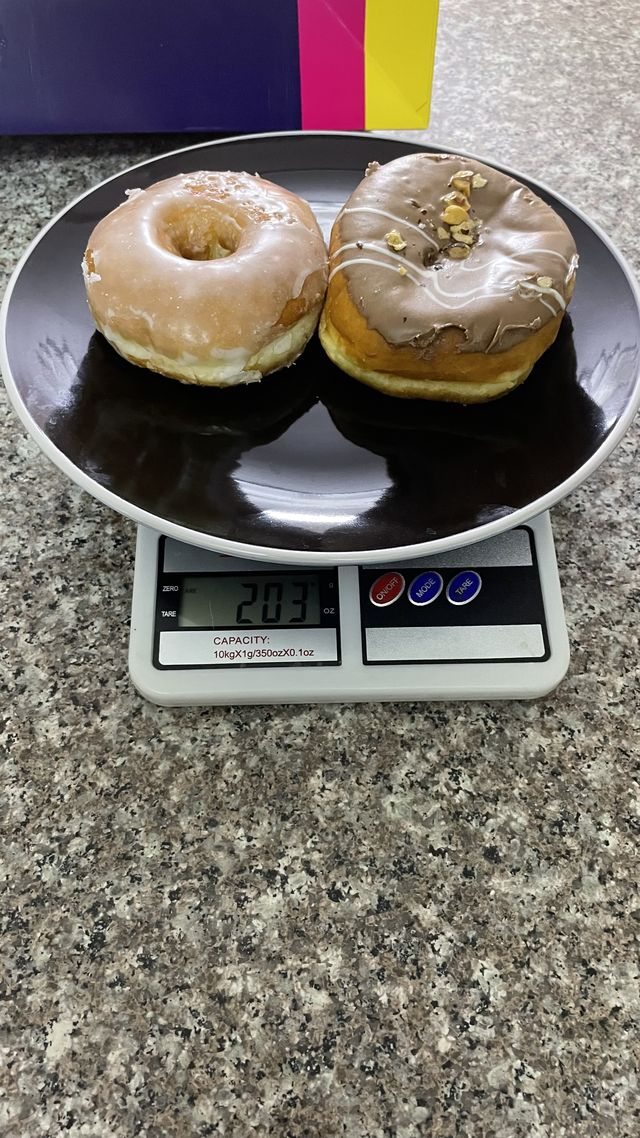
#> input picture backend/data/weighed/images/donuts_203.jpg, 640 x 1138 px
$ python -i card_reference_prototype.py   (imports and definitions only)
#> lines starting #> are read from the running program, lines starting #| are printed output that depends on the picture; after the words box and inside, x2 and y2 are one past the last pixel; in counts of white or black regions, pixels touching at a corner belong together
#> further down, picture is the input picture: shape (1138, 640, 3); mean B, G, R 106.3, 114.2, 121.2
"""Prototype: find an ISO/IEC 7810 ID-1 card (85.60 x 53.98 mm) by geometry alone.

No training. A card is a rigid rectangle whose aspect ratio is fixed at 1.5857,
so the detector is: find quadrilaterals -> keep the ones whose rotated bounding
box has that ratio -> report the long edge in pixels.

The whole risk is FALSE POSITIVES: a wrong "card" is a confidently wrong ruler,
which is worse than no ruler. So this is tuned to be strict and is measured
against photos containing no card at all.
"""
import cv2
import numpy as np

CARD_LONG_MM, CARD_SHORT_MM = 85.60, 53.98
CARD_RATIO = CARD_LONG_MM / CARD_SHORT_MM  # 1.5857


def find_cards(bgr, ratio_tol=0.12, min_frac=0.0008, max_frac=0.08, solidity_min=0.90):
#> called with ratio_tol = 0.12, min_frac = 0.0008, max_frac = 0.08, solidity_min = 0.9
    h, w = bgr.shape[:2]
    frame = float(h * w)
    gray = cv2.cvtColor(bgr, cv2.COLOR_BGR2GRAY)
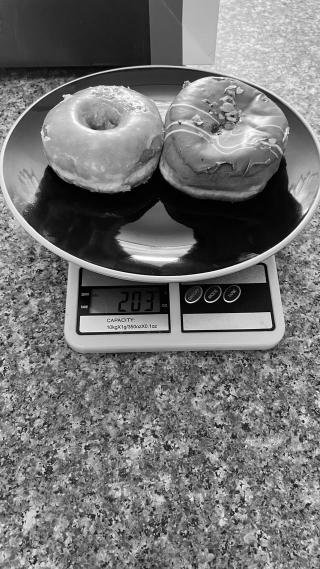
#> gray: shape (1138, 640) (shown at 1/2 size); min 0, max 255, mean 115.4
    gray = cv2.bilateralFilter(gray, 9, 75, 75)

    out = []
    # Multiple thresholds: a card may be lighter or darker than the surface, and
    # a single Canny setting misses low-contrast cards.
    edge_sets = [cv2.Canny(gray, lo, hi) for lo, hi in ((30, 90), (50, 150), (75, 200))]
#> edge_sets = 3 items
    for edges in edge_sets:
        edges = cv2.morphologyEx(
            edges, cv2.MORPH_CLOSE, cv2.getStructuringElement(cv2.MORPH_RECT, (5, 5))
        )
        contours, _ = cv2.findContours(edges, cv2.RETR_LIST, cv2.CHAIN_APPROX_SIMPLE)
        for c in contours:
            area = cv2.contourArea(c)
            if not (min_frac * frame <= area <= max_frac * frame):
                continue
            peri = cv2.arcLength(c, True)
            approx = cv2.approxPolyDP(c, 0.02 * peri, True)
            if len(approx) != 4 or not cv2.isContourConvex(approx):
                continue
            # Solidity guards against ragged edge fragments that happen to have
            # four vertices.
            hull_area = cv2.contourArea(cv2.convexHull(approx))
            if hull_area <= 0 or area / hull_area < solidity_min:
                continue
            (_cx, _cy), (rw, rh), _ang = cv2.minAreaRect(approx)
            if min(rw, rh) < 12:
                continue
            ratio = max(rw, rh) / max(min(rw, rh), 1e-6)
            if abs(ratio - CARD_RATIO) / CARD_RATIO > ratio_tol:
                continue
            out.append(
                {
                    "long_px": float(max(rw, rh)),
                    "ratio": float(ratio),
                    "area_px": float(area),
                    "box": np.int32(cv2.boxPoints(((_cx, _cy), (rw, rh), _ang))),
                }
            )
#> this loop made 3 passes
#> pass 1, in find_cards, `edges = cv2.morphologyEx( edges, cv2.MORPH_CLOSE, cv2.getStructuringEl..`:
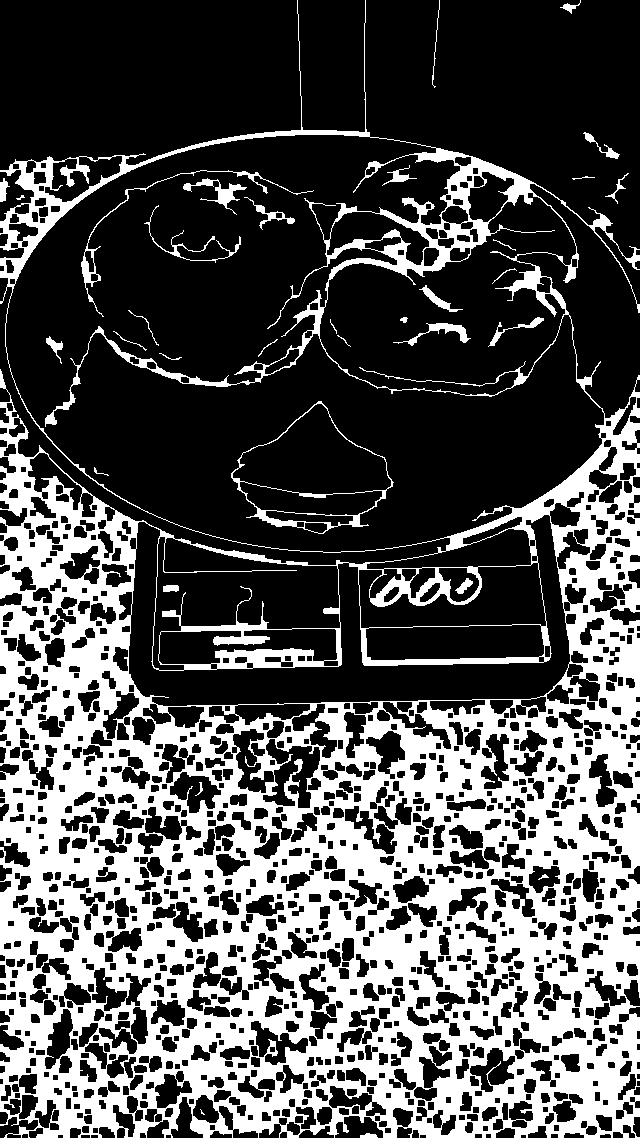
#> edges: shape (1138, 640); 32.2% white; 34 white regions (1 under 20 px), largest, box (x1, y1, x2, y2) and area: (0, 0, 640, 1138) 228310, (231, 401, 394, 534) 1384, (81, 170, 314, 317) 817
#> pass 2, in find_cards, `edges = cv2.morphologyEx( edges, cv2.MORPH_CLOSE, cv2.getStructuringEl..`:
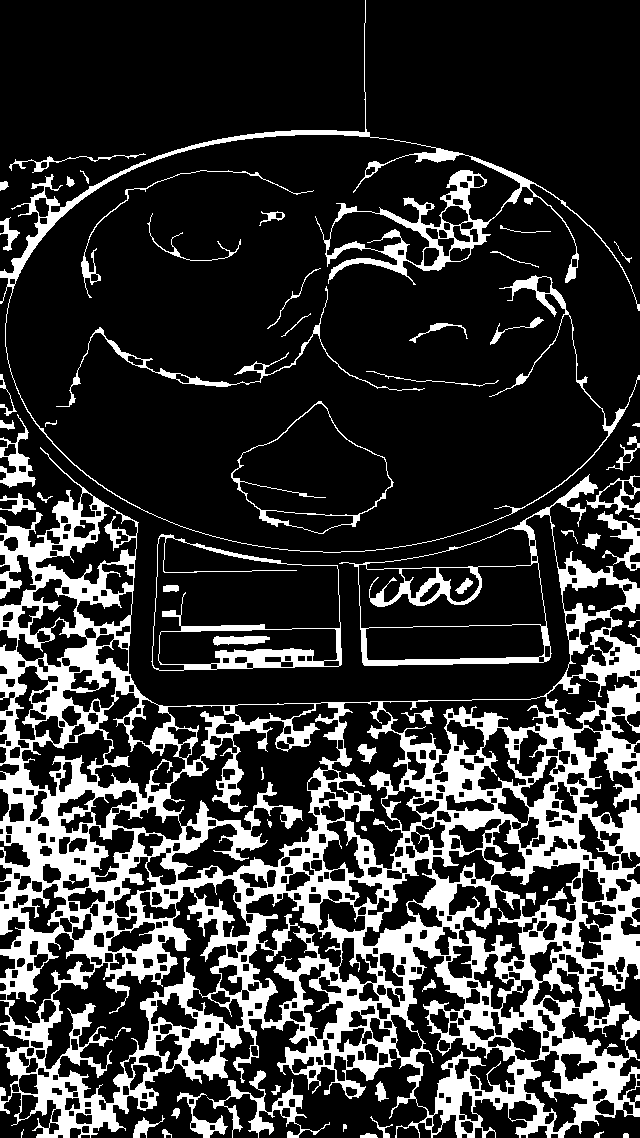
#> edges: shape (1138, 640); 21.3% white; 64 white regions (2 under 20 px), largest, box (x1, y1, x2, y2) and area: (0, 447, 640, 1138) 127807, (0, 0, 640, 553) 11108, (151, 534, 342, 671) 3494
#> pass 3, in find_cards, `edges = cv2.morphologyEx( edges, cv2.MORPH_CLOSE, cv2.getStructuringEl..`:
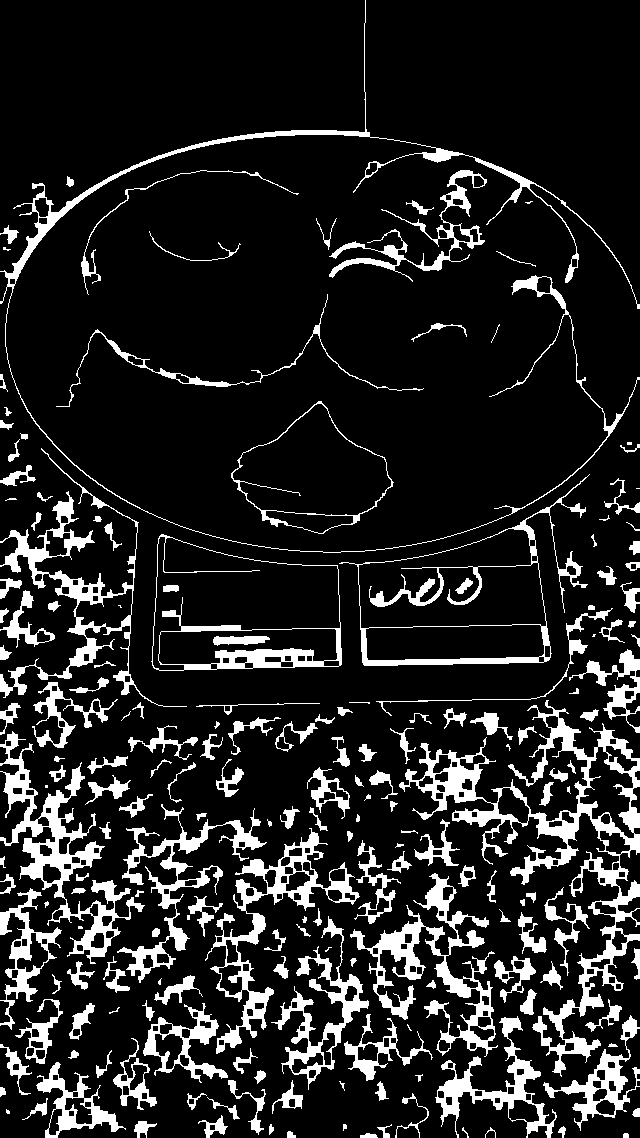
#> edges: shape (1138, 640); 13.9% white; 193 white regions (20 under 20 px), largest, box (x1, y1, x2, y2) and area: (399, 700, 640, 1077) 12949, (0, 731, 145, 964) 6602, (0, 0, 640, 553) 6248
#> after the loop, out = 3 items

    # De-duplicate across the three edge settings (same card found repeatedly).
    kept = []
    for d in sorted(out, key=lambda d: -d["area_px"]):
        if all(abs(d["long_px"] - k["long_px"]) / k["long_px"] > 0.15 for k in kept):
            kept.append(d)
#> after the loop, kept = 2 items
    return kept

>>> import cv2
>>> picture = cv2.imread('../data/weighed/images/donuts_203.jpg')
>>> result = find_cards(picture)
#> result = 2 items

$ run again, on backend/data/weighed/images/fries_fork_169.jpg
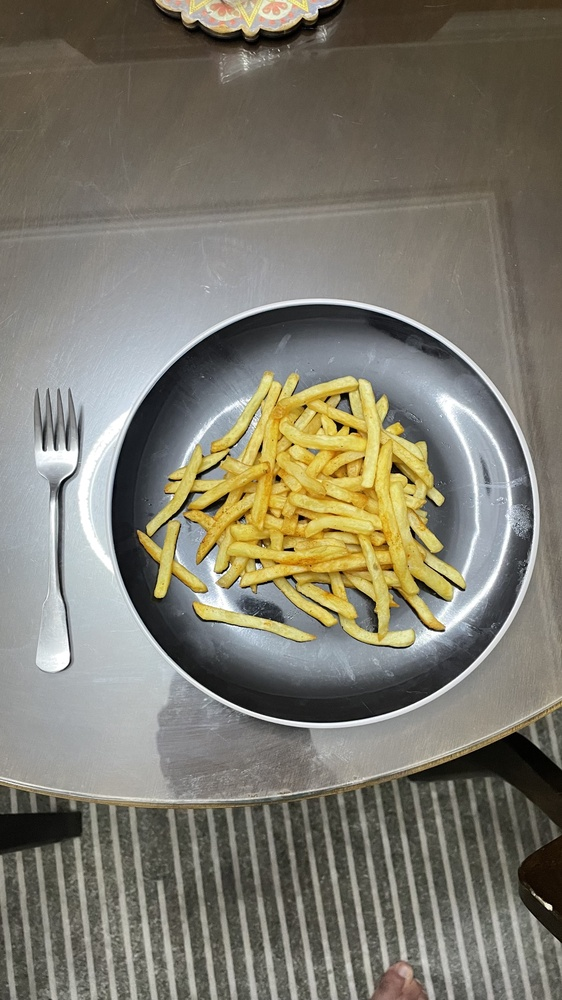
#> input picture backend/data/weighed/images/fries_fork_169.jpg, 562 x 1000 px, shrunk from 2268 x 4032 before the run
#> picture is the input picture: shape (1000, 562, 3); mean B, G, R 109.1, 122.6, 126
#> edge_sets = 3 items
#> the loop in find_cards, `for edges in edge_sets:` made 3 passes
#> pass 1, in find_cards, `edges = cv2.morphologyEx( edges, cv2.MORPH_CLOSE, cv2.getStructuringEl..`:
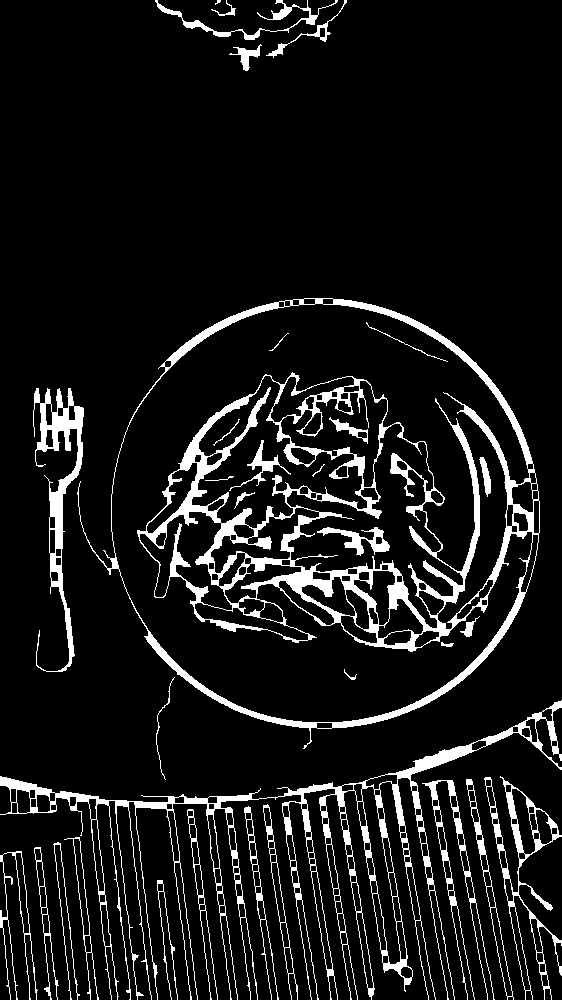
#> edges: shape (1000, 562); 9.5% white; 33 white regions (1 under 20 px), largest, box (x1, y1, x2, y2) and area: (77, 298, 540, 749) 25835, (0, 700, 562, 1000) 12256, (33, 388, 84, 672) 3463
#> pass 3, in find_cards, `edges = cv2.morphologyEx( edges, cv2.MORPH_CLOSE, cv2.getStructuringEl..`:
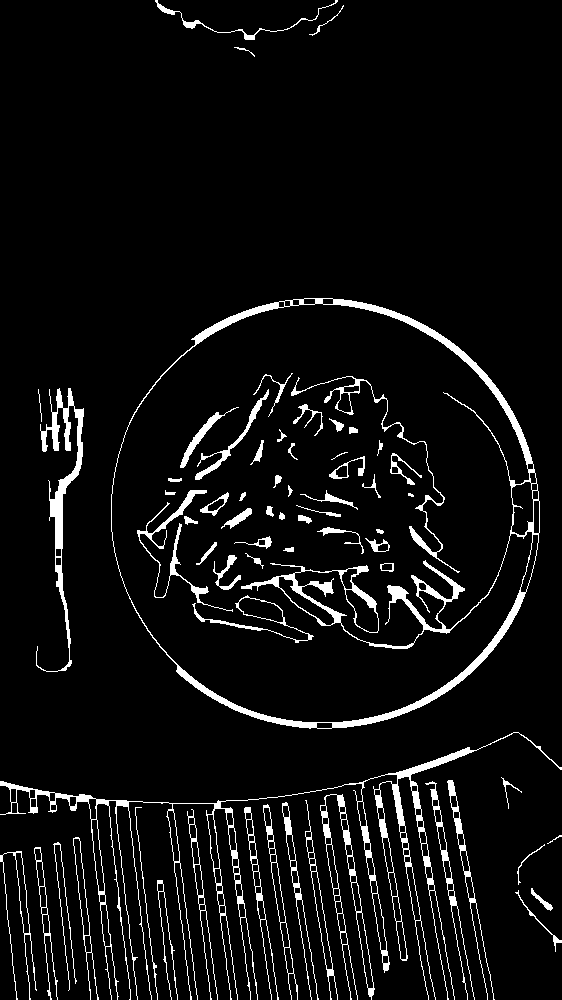
#> edges: shape (1000, 562); 6% white; 66 white regions (1 under 20 px), largest, box (x1, y1, x2, y2) and area: (111, 298, 540, 729) 9397, (0, 732, 562, 1000) 6911, (36, 388, 84, 672) 2446
#> after the loop in find_cards, `for edges in edge_sets:`: out = []

$ run again, on backend/data/weighed/images/fries_scale_169.jpg
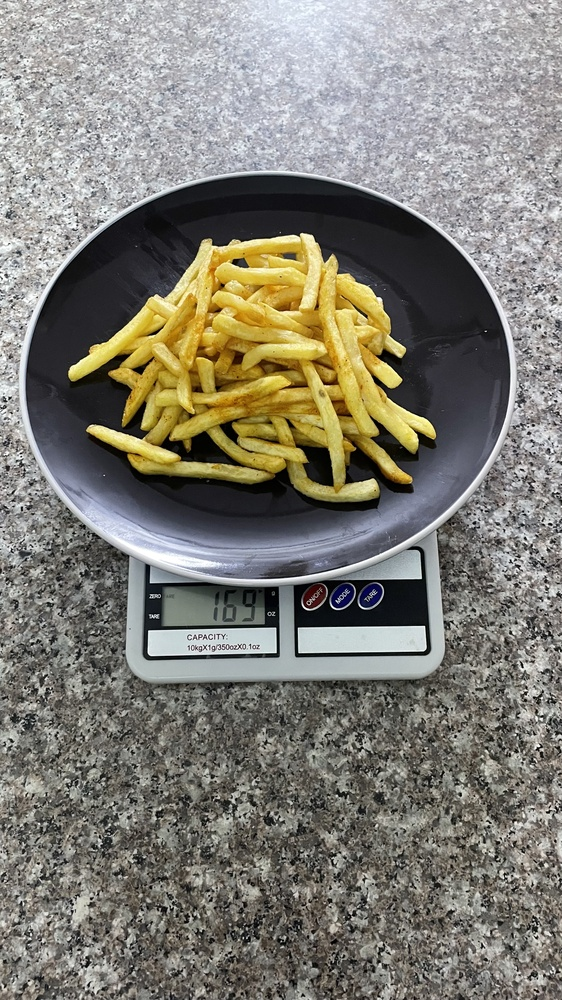
#> input picture backend/data/weighed/images/fries_scale_169.jpg, 562 x 1000 px, shrunk from 2268 x 4032 before the run
#> picture is the input picture: shape (1000, 562, 3); mean B, G, R 116.9, 126.3, 128.9
#> edge_sets = 3 items
#> the loop in find_cards, `for edges in edge_sets:` made 3 passes
#> pass 1, in find_cards, `edges = cv2.morphologyEx( edges, cv2.MORPH_CLOSE, cv2.getStructuringEl..`:
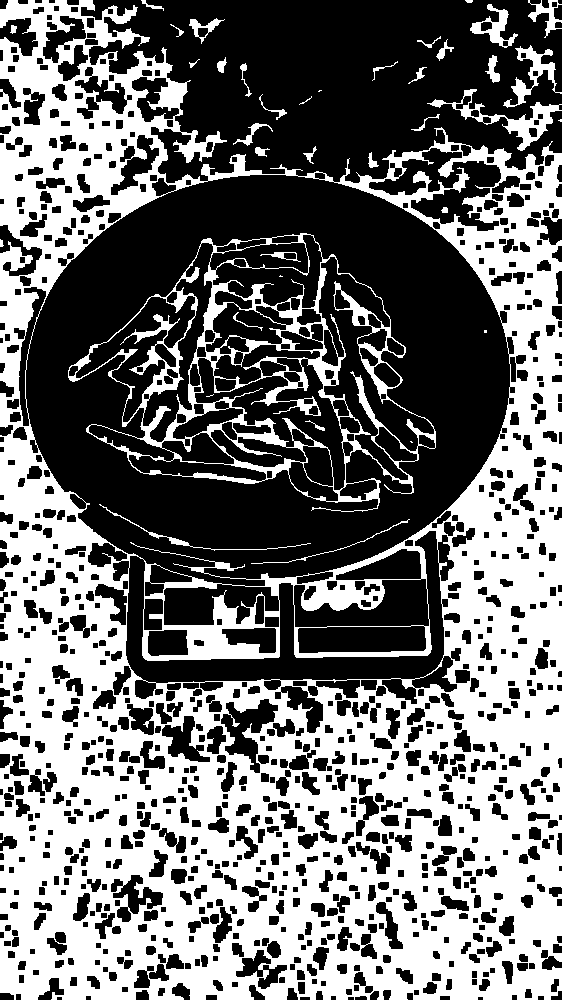
#> edges: shape (1000, 562); 44.3% white; 39 white regions (7 under 20 px), largest, box (x1, y1, x2, y2) and area: (0, 0, 562, 1000) 226619, (68, 233, 436, 512) 15812, (427, 89, 562, 151) 1555
#> pass 3, in find_cards, `edges = cv2.morphologyEx( edges, cv2.MORPH_CLOSE, cv2.getStructuringEl..`:
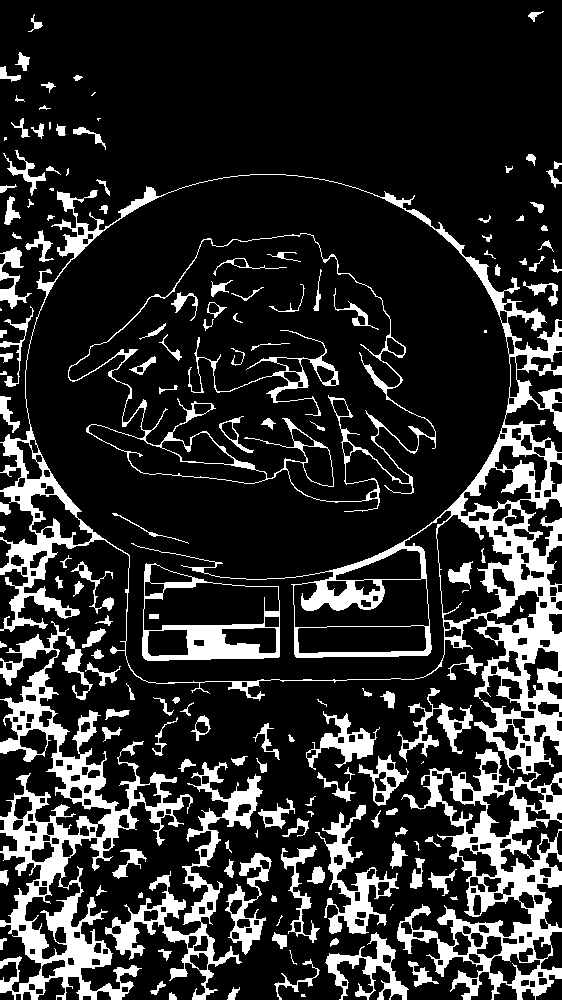
#> edges: shape (1000, 562); 17.8% white; 157 white regions (18 under 20 px), largest, box (x1, y1, x2, y2) and area: (0, 174, 562, 1000) 42870, (0, 621, 193, 1000) 17378, (105, 762, 263, 1000) 6052
#> after the loop in find_cards, `for edges in edge_sets:`: out = 1 item
#> the loop in find_cards, `for d in sorted(out, key=lambda d: -d["area_px"]):` made 1 pass
